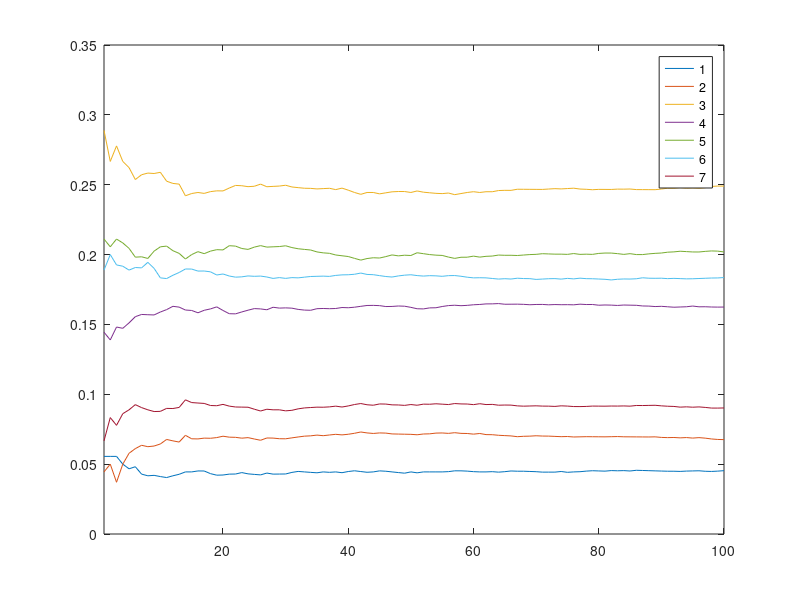
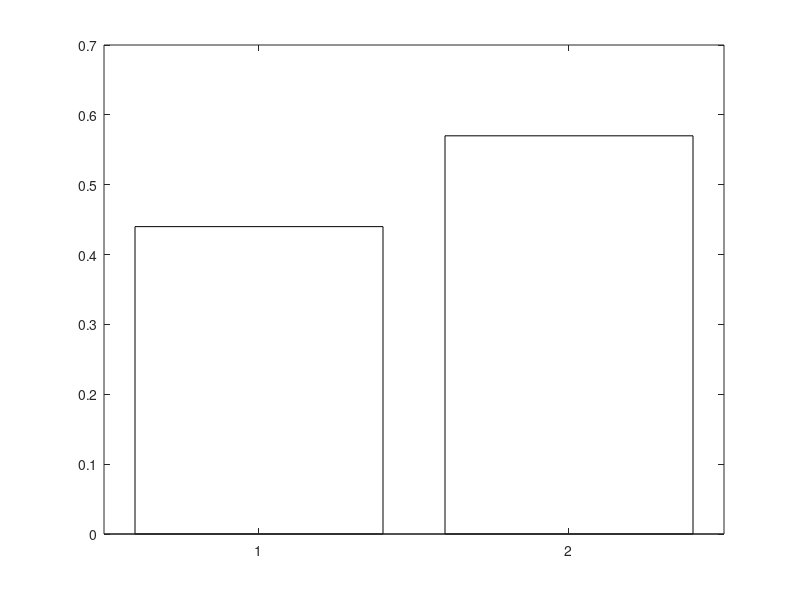

These figures' MATLAB source, in order:
close all;
Njogadas=100;
NMC=100; %Número de runs
Ndiscard=10;
Ncasas=7;
z = zeros(NMC,Ncasas); %número de estados do jogo, que indica o número de vezes que se caiu em cada casa
y = zeros(1,Njogadas); % dimensão igual ao número de jogadas em cada run de Monte Carlo, que indica as casas em que se caiu em cada jogada
Aluguer = [10,10,0,15,20,25,35];
estados = [2,3,4,5,6,3,1;
           3,4,5,6,3,7,2]; %representação da máquina de estados a posição estados(1,1) representa a casa onde se vai para caso estejamos na casa 1 e calhe cara
coinflips = zeros(1,Njogadas);
zfreq = zeros(NMC,Ncasas);
%rand('state',0)
espera = 0;
hh = waitbar(espera,"Doing stuff");

for i=1:1:NMC
    x = 0; %variável escalar que indica o número do estado em que a marca do jogador está em cada instante;
    for k=1:1:Njogadas+1 % a inicial n conta para o nº de jogadas         
        avanca = randi([1 2]); % lançamento da moeda
        coinflips(k)=avanca;
        if x == 0              % no inicio está "fora do tabuleiro"
            x = avanca;        % ou vai para o 1 ou para o 2
        else    
            x = estados(avanca,x);  % avança segundo o diagrama
        end
        y(k) = x;
        if k > Ndiscard+1    
            z(i,x) = z(i,x)+1;
        end
    end 
end

%testing if transitions are right. First bullet point on question P2.
for i = 1:1:(length(y)-1)
    salto = y(i+1) - y(i);
    if(salto ~= 1 && salto ~= 2)
       salto = abs(salto);
       if(salto == 3)
           if(~((y(i) == 6 && y(i+1) == 3) &&  coinflips(i+1) == 1))
                disp("There's a wrong move in this run" )
                disp(i)
           end
       end
       if(salto == 5)
           if(~((y(i) == 7 && y(i+1) == 2)  &&  coinflips(i+1) == 2))
                disp("There's a wrong move in this run"  )
           end
       end
       if(salto == 6)
           if(~((y(i) == 7 && y(i+1) == 1)))
                disp( "Array position \t" + num2str(i) + "e o valor de salto \t"+ num2str(salto) )
           end
       end
    end
end   


%testing if transitions are right. 
for n = 1:1:NMC
    for i=1:1:Ncasas
        zfreq(n,i) = sum(z(1:n,i))/((Njogadas-Ndiscard)*n);
    end
      espera = espera + 1/NMC;
      waitbar(espera,hh,"Doing stuff");
end
figure(1)
for i = 1:1:Ncasas
    xlim([1,NMC]);
    plot(zfreq(:,i))
    hold on
end
legend('1','2','3','4','5', '6', '7');


%Last bullet point on question P2. Probability of coinflips

coinflips_frequency = zeros(1,2);
for i=1:1:length(coinflips)
    if coinflips(i) == 1
        coinflips_frequency(1,1) = coinflips_frequency(1,1) + 1; 
    end
    if coinflips(i) == 2
        
        coinflips_frequency(1,2) = coinflips_frequency(1,2) + 1;
    end
end
figure(3)
bar(1:2, coinflips_frequency/Njogadas,'FaceColor','flat')


close(hh)
